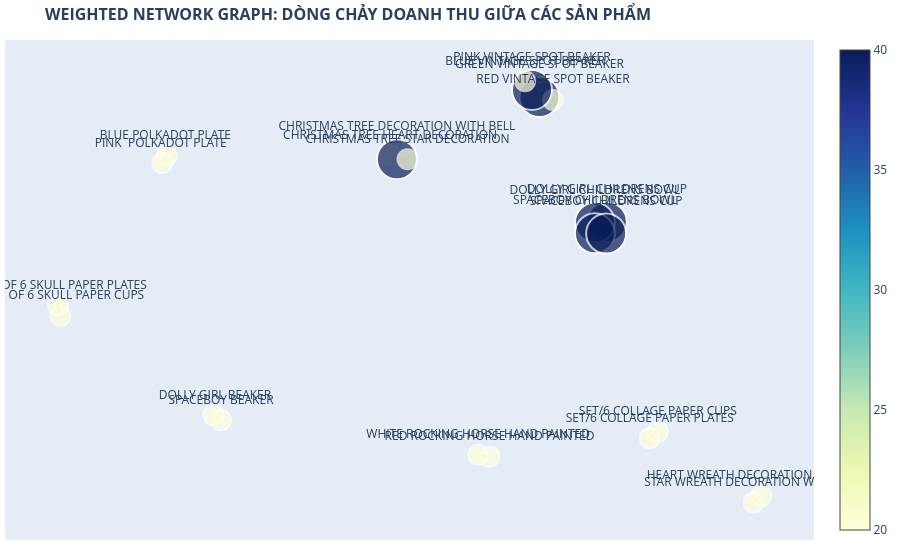

Write notebook code for a chart like this one.
### Code cell
import networkx as nx

def plot_weighted_network(rules_df, top_n=30):
    print("🕸️ Đang vẽ Network Graph theo dòng tiền...")
    
    # Lấy top luật theo Doanh thu
    top_rules = rules_df.head(top_n)
    
    G = nx.DiGraph()
    
    for idx, row in top_rules.iterrows():
        src = list(row['antecedents'])[0] # Lấy item đầu tiên cho đơn giản
        dst = list(row['consequents'])[0]
        weight = row['Revenue']
        lift = row['lift']
        
        # Thêm cạnh với trọng số là Doanh thu
        G.add_edge(src, dst, weight=weight, lift=lift)
    
    # Tính toán vị trí các node (Layout)
    pos = nx.spring_layout(G, k=1, seed=42)
    
    # --- Vẽ bằng Plotly ---
    edge_x = []
    edge_y = []
    edge_text = []
    
    for edge in G.edges(data=True):
        x0, y0 = pos[edge[0]]
        x1, y1 = pos[edge[1]]
        edge_x.extend([x0, x1, None])
        edge_y.extend([y0, y1, None])
        edge_text.append(f"Revenue: £{edge[2]['weight']:,.0f}<br>Lift: {edge[2]['lift']:.2f}")

    edge_trace = go.Scatter(
        x=edge_x, y=edge_y,
        line=dict(width=0.5, color='#888'),
        hoverinfo='text',
        mode='lines',
        text=edge_text # (Mẹo: text trên line hơi khó hiển thị trong scatter, nhưng tạo khung xương trước)
    )

    node_x = []
    node_y = []
    node_text = []
    node_size = []
    
    for node in G.nodes():
        x, y = pos[node]
        node_x.append(x)
        node_y.append(y)
        node_text.append(node)
        # Kích thước node dựa trên số kết nối (Degree)
        node_size.append(G.degree(node) * 10)

    node_trace = go.Scatter(
        x=node_x, y=node_y,
        mode='markers+text',
        hoverinfo='text',
        text=node_text,
        textposition="top center",
        marker=dict(
            showscale=True,
            colorscale='YlGnBu',
            size=node_size,
            color=node_size,
            line_width=2))

    fig = go.Figure(data=[edge_trace, node_trace],
                 layout=go.Layout(
                    title='<b>WEIGHTED NETWORK GRAPH: DÒNG CHẢY DOANH THU GIỮA CÁC SẢN PHẨM</b>',
                    titlefont_size=16,
                    showlegend=False,
                    hovermode='closest',
                    margin=dict(b=20,l=5,r=5,t=40),
                    xaxis=dict(showgrid=False, zeroline=False, showticklabels=False),
                    yaxis=dict(showgrid=False, zeroline=False, showticklabels=False))
                    )
    fig.show()
    return fig

# Vẽ đồ thị
fig_network = plot_weighted_network(financial_rules_pruned, top_n=30)

### Figure 1 — Plotly figure (JSON) as saved in the notebook; plotly's stock layout.template omitted (floating-point values rounded to 4 significant figures)
{"data": [{"hoverinfo": "text", "line": {"color": "#888", "width": 0.5}, "mode": "lines", "text": ["Revenue: £158,371<br>Lift: 97.23", "Revenue: £162,655<br>Lift: 78.00", "Revenue: £158,371<br>Lift: 97.23", "Revenue: £132,075<br>Lift: 86.14", "Revenue: £90,705<br>Lift: 96.31", "Revenue: £90,705<br>Lift: 96.31", "Revenue: £291,134<br>Lift: 88.59", "Revenue: £291,134<br>Lift: 88.59", "Revenue: £289,265<br>Lift: 75.72", "Revenue: £132,075<br>Lift: 86.14", "Revenue: £172,421<br>Lift: 84.50", "Revenue: £160,282<br>Lift: 86.07", "Revenue: £160,282<br>Lift: 86.07", "Revenue: £172,421<br>Lift: 84.50", "Revenue: £162,655<br>Lift: 78.00", "Revenue: £201,762<br>Lift: 79.84", "Revenue: £201,762<br>Lift: 79.84", "Revenue: £179,433<br>Lift: 79.46", "Revenue: £224,346<br>Lift: 77.75", "Revenue: £179,433<br>Lift: 79.46", "Revenue: £183,407<br>Lift: 78.00", "Revenue: £183,407<br>Lift: 78.00", "Revenue: £224,346<br>Lift: 77.75", "Revenue: £242,634<br>Lift: 77.29", "Revenue: £242,634<br>Lift: 77.29", "Revenue: £199,712<br>Lift: 76.05", "Revenue: £199,712<br>Lift: 76.05", "Revenue: £289,265<br>Lift: 75.72", "Revenue: £136,344<br>Lift: 73.45", "Revenue: £136,344<br>Lift: 73.45"], "type": "scatter", "x": [0.3896, 0.3592, null, 0.3896, 0.3877, null, 0.3592, 0.3896, null, 0.3592, 0.3592, null, -0.994, -1, null, -1, -0.994, null, -0.1592, -0.1419, null, -0.1419, -0.1592, null, -0.1419, -0.1151, null, 0.3592, 0.3592, null, 0.3592, 0.3877, null, -0.5873, -0.6063, null, -0.6063, -0.5873, null, 0.3877, 0.3592, null, 0.3877, 0.3896, null, 0.5186, 0.498, null, 0.498, 0.5186, null, 0.2188, 0.2531, null, 0.2188, 0.2, null, 0.2531, 0.2188, null, 0.7798, 0.7611, null, 0.7611, 0.7798, null, 0.2, 0.2188, null, 0.2, 0.1825, null, 0.1825, 0.2, null, 0.09247, 0.06371, null, 0.06371, 0.09247, null, -0.1151, -0.1419, null, -0.7242, -0.7359, null, -0.7359, -0.7242, null], "y": [0.1652, 0.1632, null, 0.1652, 0.1286, null, 0.1632, 0.1652, null, 0.1632, 0.1292, null, -0.1315, -0.09757, null, -0.09757, -0.1315, null, 0.3762, 0.3632, null, 0.3632, 0.3762, null, 0.3632, 0.3635, null, 0.1292, 0.1632, null, 0.1292, 0.1286, null, -0.4611, -0.4448, null, -0.4448, -0.4611, null, 0.1286, 0.1292, null, 0.1286, 0.1652, null, -0.4972, -0.5179, null, -0.5179, -0.4972, null, 0.5597, 0.5503, null, 0.5597, 0.5819, null, 0.5503, 0.5597, null, -0.6997, -0.7207, null, -0.7207, -0.6997, null, 0.5819, 0.5597, null, 0.5819, 0.6094, null, 0.6094, 0.5819, null, -0.5758, -0.5701, null, -0.5701, -0.5758, null, 0.3635, 0.3632, null, 0.3746, 0.3512, null, 0.3512, 0.3746, null]}, {"hoverinfo": "text", "marker": {"color": [40, 40, 20, 20, 20, 40, 40, 20, 20, 40, 20, 20, 40, 20, 20, 20, 40, 20, 20, 20, 20, 20, 20], "colorscale": [[0, "rgb(255,255,217)"], [0.125, "rgb(237,248,177)"], [0.25, "rgb(199,233,180)"], [0.375, "rgb(127,205,187)"], [0.5, "rgb(65,182,196)"], [0.625, "rgb(29,145,192)"], [0.75, "rgb(34,94,168)"], [0.875, "rgb(37,52,148)"], [1, "rgb(8,29,88)"]], "line": {"width": 2}, "showscale": true, "size": [40, 40, 20, 20, 20, 40, 40, 20, 20, 40, 20, 20, 40, 20, 20, 20, 40, 20, 20, 20, 20, 20, 20]}, "mode": "markers+text", "text": ["DOLLY GIRL CHILDRENS CUP", "DOLLY GIRL CHILDRENS BOWL", "PACK OF 6 SKULL PAPER CUPS", "PACK OF 6 SKULL PAPER PLATES", "CHRISTMAS TREE HEART DECORATION", "CHRISTMAS TREE DECORATION WITH BELL", "SPACEBOY CHILDRENS BOWL", "SPACEBOY BEAKER", " DOLLY GIRL BEAKER", "SPACEBOY CHILDRENS CUP", "SET/6 COLLAGE PAPER CUPS", "SET/6 COLLAGE PAPER PLATES", "GREEN VINTAGE SPOT BEAKER", "RED VINTAGE SPOT BEAKER", "HEART WREATH DECORATION WITH BELL", "STAR WREATH DECORATION WITH BELL", "PINK VINTAGE SPOT BEAKER", "BLUE VINTAGE SPOT BEAKER", "RED ROCKING HORSE HAND PAINTED", "WHITE ROCKING HORSE HAND PAINTED", "CHRISTMAS TREE STAR DECORATION", "BLUE POLKADOT PLATE ", "PINK  POLKADOT PLATE "], "textposition": "top center", "type": "scatter", "x": [0.3896, 0.3592, -0.994, -1, -0.1592, -0.1419, 0.3592, -0.5873, -0.6063, 0.3877, 0.5186, 0.498, 0.2188, 0.2531, 0.7798, 0.7611, 0.2, 0.1825, 0.09247, 0.06371, -0.1151, -0.7242, -0.7359], "y": [0.1652, 0.1632, -0.1315, -0.09757, 0.3762, 0.3632, 0.1292, -0.4611, -0.4448, 0.1286, -0.4972, -0.5179, 0.5597, 0.5503, -0.6997, -0.7207, 0.5819, 0.6094, -0.5758, -0.5701, 0.3635, 0.3746, 0.3512]}], "layout": {"hovermode": "closest", "margin": {"b": 20, "l": 5, "r": 5, "t": 40}, "showlegend": false, "title": {"font": {"size": 16}, "text": "<b>WEIGHTED NETWORK GRAPH: DÒNG CHẢY DOANH THU GIỮA CÁC SẢN PHẨM</b>"}, "xaxis": {"showgrid": false, "showticklabels": false, "zeroline": false}, "yaxis": {"showgrid": false, "showticklabels": false, "zeroline": false}}}
